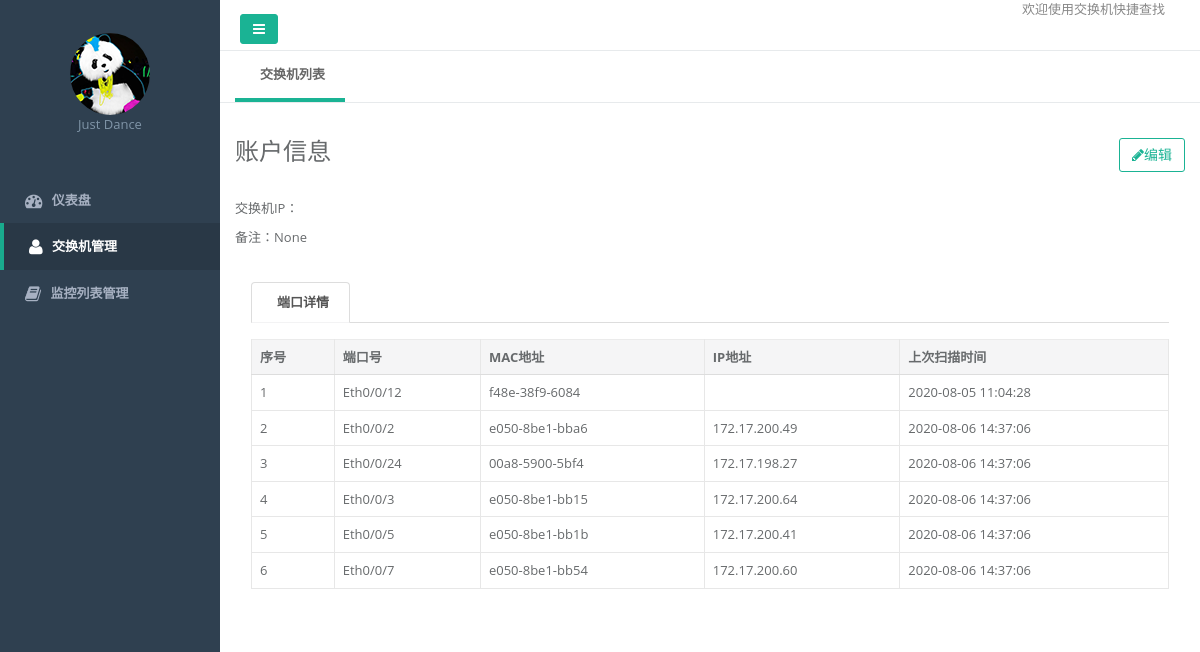
/switch/info?id=13, run on an earlier commit of the app's database.
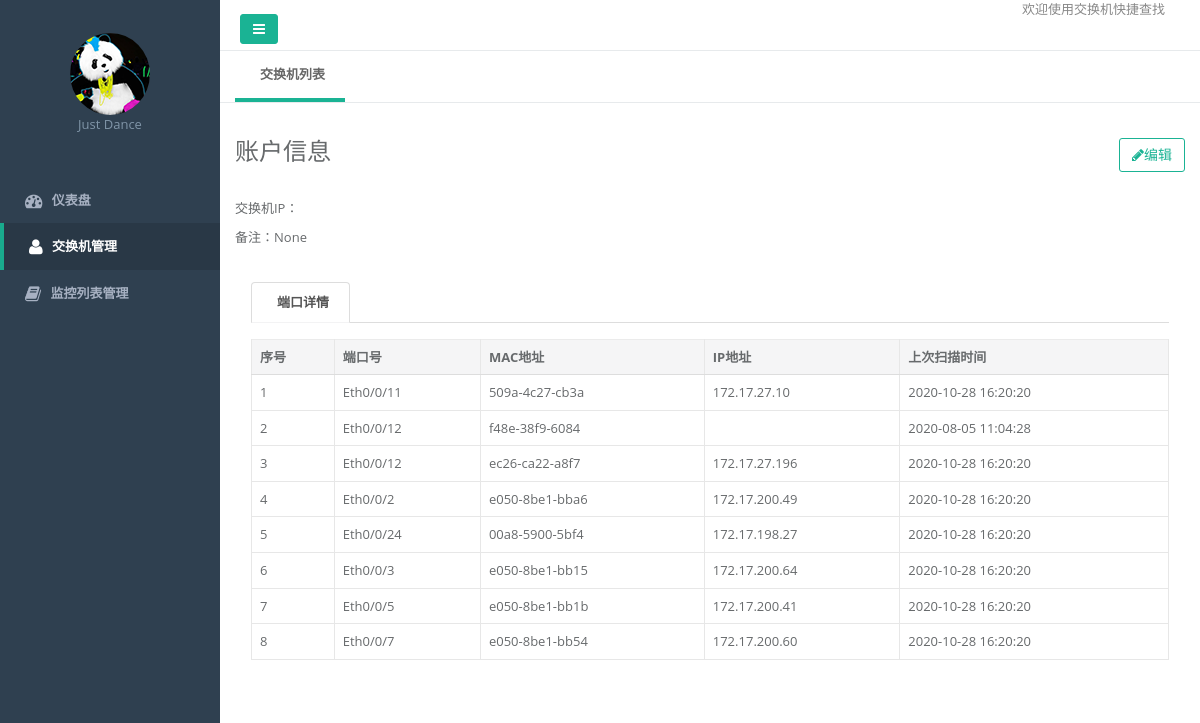
And on a later commit of the database.
### common/models/Sw.py (models this page shows, shortened)
class Sw(db.Model):
    __tablename__ = 'Sw'
    id = db.Column(db.Integer, primary_key=True)
    ipaddr = db.Column(db.Text)
    user = db.Column(db.Text)
    passwd = db.Column(db.Text)
    iscore = db.Column(db.Integer, default=0)
    status = db.Column(db.Integer, default=0)
    update_time = db.Column(db.Text)
    create_time = db.Column(db.Text)
    note = db.Column(db.Text)

### common/models/Mac.py (models this page shows)
class MAC(db.Model):
    __tablename__ = 'MAC'
    id = db.Column(db.Integer, primary_key=True)
    macadd = db.Column(db.Text)
    port = db.Column(db.Text)
    swip = db.Column(db.Integer)
    update_time = db.Column(db.Text)
    note = db.Column(db.Text)

### web/switch/index.py (the view)
@route_sw.route('/info')
def info():
    resp_data = {}
    req = request.values
    swid = req['id'] if 'id' in req or 'id' == None else 0
    sw_info = Sw.query.filter_by(id=swid).first()
    mac_info = db.session.query(MAC, ARP).outerjoin(ARP, ARP.macadd == MAC.macadd).filter(MAC.swip == sw_info.ipaddr).order_by(MAC.port).all()
    resp_data['info'] = sw_info
    resp_data['macinfo'] = mac_info
    return ops_render('switch/info.html', resp_data)

### common/Helper.py (called while the page is built)
def ops_render(template, context={}):
    return render_template(template, **context)

### common/UrlManager.py (called while the page is built)
    @staticmethod
    def buildUrl(path):
        return path

    @staticmethod
    def buildStaticUrl(path):
        ver = "%s" % (int(time.time()))
        path = "/static" + path + "?ver=" + ver
        return UrlManager.buildUrl(path)

### web/templates/switch/info.html
{% extends "common/layout_main.html" %}
{% block content %}
<div class="row  border-bottom">
    <div class="col-lg-12">
        <div class="tab_title">
            <ul class="nav nav-pills">
                <li class="current">
                    <a href="{{ buildUrl('/switch/') }}">交换机列表</a>
                </li>
            </ul>
        </div>
    </div>
</div>
<div class="row m-t">
	<div class="col-lg-12">
        <div class="row">
            <div class="col-lg-12">
                <div class="m-b-md">
					<a class="btn btn-outline btn-primary pull-right" href="{{ buildUrl('/switch/set') }}?id={{ info.id }}">
                        <i class="fa fa-pencil"></i>编辑
                    </a>
					<h2>账户信息</h2>
                </div>
            </div>
        </div>
        <div class="row">
            <div class="col-lg-10">
                <p class="m-t">交换机IP：{{ info.ipaddress }}</p>
                <p>备注：{{ info.note }}</p>
             </div>
        </div>
 <div class="row m-t">
            <div class="col-lg-12">
                <div class="panel blank-panel">
                    <div class="panel-heading">
                        <div class="panel-options">
                            <ul class="nav nav-tabs">
                                <li class="active">
                                    <a href="javascript:void(0);" data-toggle="tab" aria-expanded="false">端口详情</a>
                                </li>
                            </ul>
                        </div>
                    </div>
                    <div class="panel-body">
                        <div class="tab-content">
                            <div class="tab-pane active">
                                <table class="table table-bordered">
                                    <thead>
                                        <tr>
                                            <th>序号</th>
                                            <th>端口号</th>
                                            <th>MAC地址</th>
                                            <th>IP地址</th>
                                            <th>上次扫描时间</th>
                                        </tr>
                                    </thead>
                                    <tbody>
									{% if macinfo %}
                                            {% for item in macinfo %}
                                               <tr>
                                               <td>{{ loop.index }}</td>
                                             <td>{{ item.MAC.port }}</td>
                                               <td>{{ item.MAC.macadd}}</td>
                                               <td>{{ item.ARP.ipaddr }}</td>
                                               <td>{{ item.MAC.update_time }}</td>
                                             </tr>
                                        {% endfor %}
                                        {% else %}
                                        <td colspan="5">暂无数据</td>
                                    {% endif %}
                                     </tbody>
                                </table>
                            </div>
                        </div>
                    </div>
                </div>
            </div>
        </div>
	</div>
</div>
{% endblock %}

### web/templates/common/layout_main.html (shortened to what this page needs)
<!DOCTYPE html>
<html>
<head>
    <link href="{{ buildStaticUrl('/bootstrap/bootstrap.min.css') }}" rel="stylesheet">
    <link href="{{ buildStaticUrl('/font-awesome/css/font-awesome.min.css') }}" rel="stylesheet">
    <link href="{{ buildStaticUrl('/css/style.css') }}" rel="stylesheet">
</head>
<body>
<div id="wrapper">
    <nav class="navbar-default navbar-static-side" role="navigation">
        <div class="sidebar-collapse">
            <ul class="nav metismenu" id="side-menu">
                <li class="nav-header">
                    <div class="profile-element text-center">
                        <img alt="image" class="img-circle" src="{{ buildStaticUrl('/images/logo.png') }}"/>
                        <p class="text-muted">Just Dance</p>
                    </div>
                </li>
                <li class="default">
                    <a href="{{ buildUrl('/') }}"><i class="fa fa-dashboard fa-lg"></i>
                        <span class="nav-label">仪表盘</span></a>
                </li>
                <li class="switch">
                    <a href="{{ buildUrl('/switch/') }}"><i class="fa fa-user fa-lg"></i> <span
                            class="nav-label">交换机管理</span></a>
                </li>
                <li class="mon">
                    <a href="{{ buildUrl('/mon/') }}"><i class="fa fa-book fa-lg"></i> <span
                            class="nav-label">监控列表管理</span></a>
                </li>
            </ul>
        </div>
    </nav>
    <div id="page-wrapper" class="gray-bg" style="background-color: #ffffff;">
        <div class="row border-bottom">
            <nav class="navbar navbar-static-top" role="navigation" style="margin-bottom: 0">
                <div class="navbar-header">
                    <a class="navbar-minimalize minimalize-styl-2 btn btn-primary " href="javascript:void(0);"><i class="fa fa-bars"></i> </a>
                </div>
                <ul class="nav navbar-top-links navbar-right">
                    <li>
						<span class="m-r-sm text-muted welcome-message">
                            欢迎使用交换机快捷查找
                        </span>
                    </li>
                </ul>
            </nav>
        </div>
        {% block content %}{% endblock %}
    </div>
</div>
</body>
</html>

What changed in the data, as far as the page shows it:
added MAC: MAC.port "Eth0/0/11", MAC.macadd "509a-4c27-cb3a", ARP.ipaddr "172.17.27.10", MAC.update_time "2020-10-28 16:20:20"
added MAC: MAC.port "Eth0/0/12", MAC.macadd "ec26-ca22-a8f7", ARP.ipaddr "172.17.27.196", MAC.update_time "2020-10-28 16:20:20"
changed MAC "Eth0/0/2": MAC.update_time "2020-08-06 14:37:06" → "2020-10-28 16:20:20"
changed MAC "Eth0/0/24": MAC.update_time "2020-08-06 14:37:06" → "2020-10-28 16:20:20"
changed MAC "Eth0/0/3": MAC.update_time "2020-08-06 14:37:06" → "2020-10-28 16:20:20"
changed MAC "Eth0/0/5": MAC.update_time "2020-08-06 14:37:06" → "2020-10-28 16:20:20"
changed MAC "Eth0/0/7": MAC.update_time "2020-08-06 14:37:06" → "2020-10-28 16:20:20"
